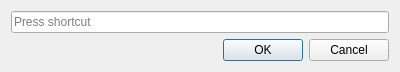
<?xml version="1.0" encoding="UTF-8"?>
<ui version="4.0">
 <class>KeyboardDialog</class>
 <widget class="QDialog" name="KeyboardDialog">
  <property name="geometry">
   <rect>
    <x>0</x>
    <y>0</y>
    <width>400</width>
    <height>69</height>
   </rect>
  </property>
  <property name="windowTitle">
   <string>Enter keyboard shortcut</string>
  </property>
  <layout class="QVBoxLayout" name="verticalLayout">
   <item>
    <widget class="QKeySequenceEdit" name="mKeySeq"/>
   </item>
   <item>
    <widget class="QDialogButtonBox" name="buttonBox">
     <property name="orientation">
      <enum>Qt::Horizontal</enum>
     </property>
     <property name="standardButtons">
      <set>QDialogButtonBox::Cancel|QDialogButtonBox::Ok</set>
     </property>
    </widget>
   </item>
  </layout>
 </widget>
 <resources/>
 <connections>
  <connection>
   <sender>buttonBox</sender>
   <signal>accepted()</signal>
   <receiver>KeyboardDialog</receiver>
   <slot>accept()</slot>
   <hints>
    <hint type="sourcelabel">
     <x>248</x>
     <y>254</y>
    </hint>
    <hint type="destinationlabel">
     <x>157</x>
     <y>274</y>
    </hint>
   </hints>
  </connection>
  <connection>
   <sender>buttonBox</sender>
   <signal>rejected()</signal>
   <receiver>KeyboardDialog</receiver>
   <slot>reject()</slot>
   <hints>
    <hint type="sourcelabel">
     <x>316</x>
     <y>260</y>
    </hint>
    <hint type="destinationlabel">
     <x>286</x>
     <y>274</y>
    </hint>
   </hints>
  </connection>
 </connections>
</ui>
